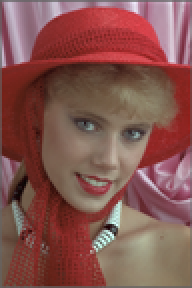
%> input picture object.tiff, 96 x 144 px (shown 2 times larger)
$ octave PCA.m   (GNU Octave 9; MATLAB toolbox functions it lacks are replaced by stand-ins)
%> lines starting %> are read from the running program, lines starting %| are printed output that depends on the picture
clear all;
close all;
path = 'D:\joy\program\image_process_lesson\image_processing_theory_and_application\homework_3\object.tiff';
img = imread(path);
%> img is the input picture: size 144x96x3 uint8; mean R, G, B 132.8, 84.6, 79.2
img = im2double(img);
%> img: size 144x96x3 double
[rows,cols,channel] = size(img);
%> rows = 144; cols = 96; channel = 3
number = rows*cols;
%> number = 13824
figure(1)
imshow(imread(path));


r=img(:,:,1);
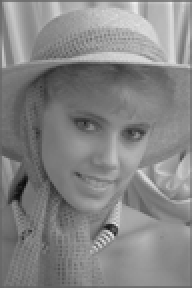
%> r: size 144x96 double (shown 2 times larger); min 0.0353, max 0.937, mean 0.521
g=img(:,:,2);
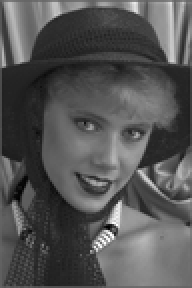
%> g: size 144x96 double (shown 2 times larger); min 0, max 1, mean 0.332
b=img(:,:,3);
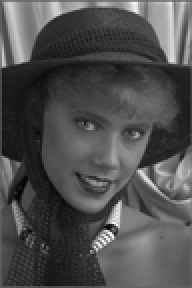
%> b: size 144x96 double (shown 2 times larger); min 0.00784, max 1, mean 0.311

rgb_vector = zeros(number,3);
vector_num = 1;
%construct the vector formed by RGB
for x=1:rows
    for y=1:cols
        rgb_vector(vector_num,:) = img(x,y,:);
        vector_num = vector_num +1;
    end
end
%> after the loop, vector_num = 13825

%derive the covariance matrix
[rgb_number,rgb_channel] = size(rgb_vector);
%> rgb_number = 13824; rgb_channel = 3
mean_vector = mean(rgb_vector);
%> mean_vector = [0.521 0.332 0.311]
subtract_vector = zeros(size(rgb_vector));
covariance_matrix = zeros(3,3);
matrix = zeros(3,3);

for i = 1:rgb_number
    for j = 1:rgb_channel
       subtract_vector(i,j) =  rgb_vector(i,j) - mean_vector(:,j);
    end
end
%
for i = 1:rgb_number
    covariance_matrix = (1/rgb_number)*(transpose(subtract_vector)*subtract_vector);
end
%matrix(:,:) = transpose(subtract_vector)*subtract_vector;
[eig_vector, eig_value] = eig(covariance_matrix);
%> eig_vector = [0.165 0.914 0.37; 0.671 -0.379 0.638; -0.723 -0.143 0.676]; eig_value = [0.00106 0 0; 0 0.00858 0; 0 0 0.0631]

%principal component analysis
output_img = zeros(144,96,3);
output_intensity = zeros(rgb_number,3);
 k(1,:) = [1,2];
 k(2,:) = [2,3];
 k(3,:) = [1,3];

for i =1:3
%> this loop made 3 passes; what is shown inside it comes from the first

    transform_vector = rgb_vector(:,:)*eig_vector(:,k(i,:));
    output = mean(transform_vector,2);
    output_num = 1;

    for x = 1:rows
        for y = 1:cols
            output_img(x,y,:) = output(output_num);
            output_num = output_num + 1;
        end
    end
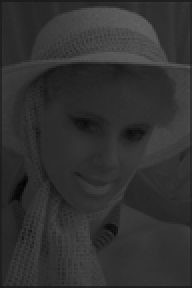
%> output_img: size 144x96x3 double (shown 2 times larger); min 0.0134, max 0.377, mean 0.195
%> after the loop, output_num = 13825

    figure,imshow(output_img(:,:,i))
end
